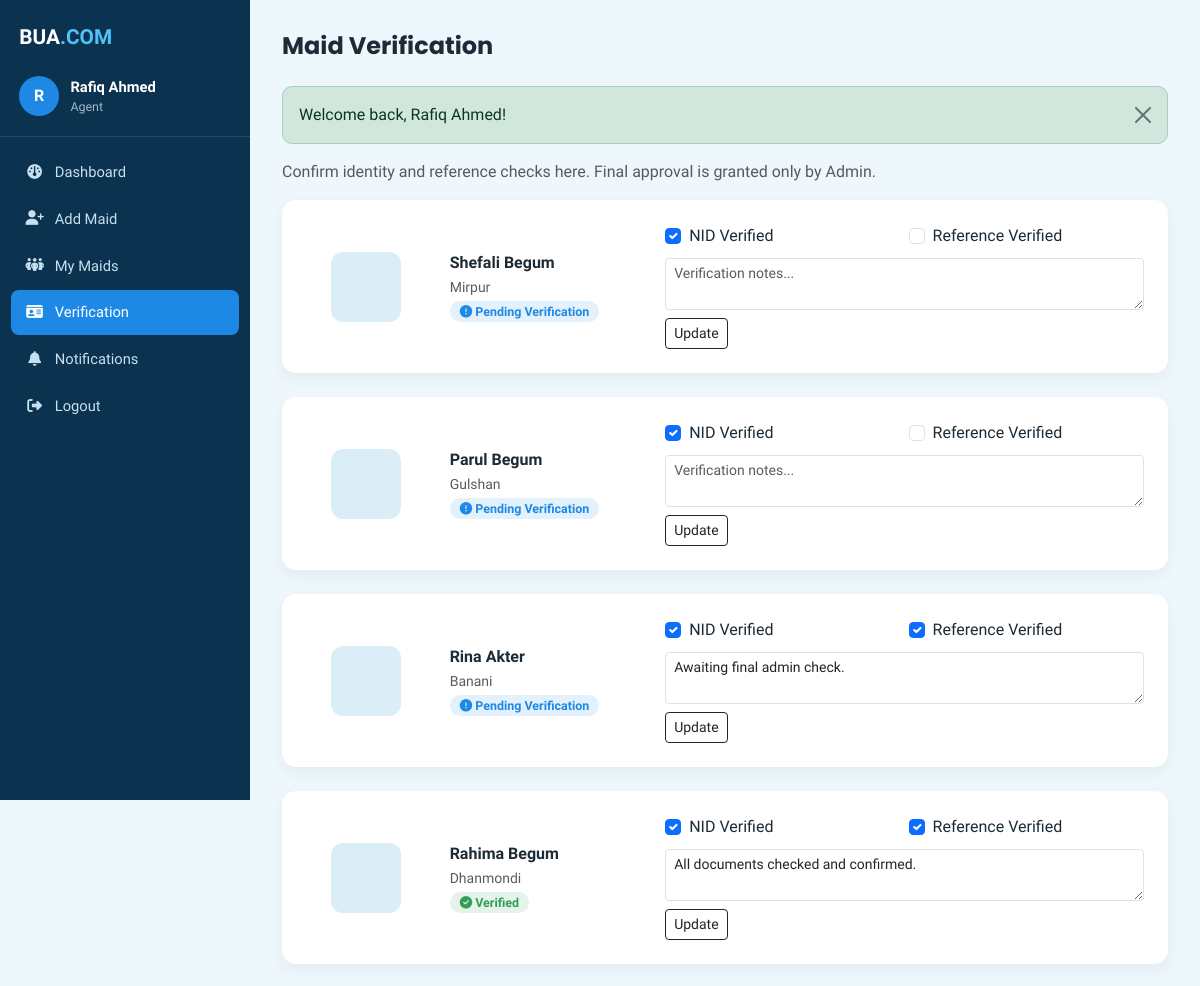
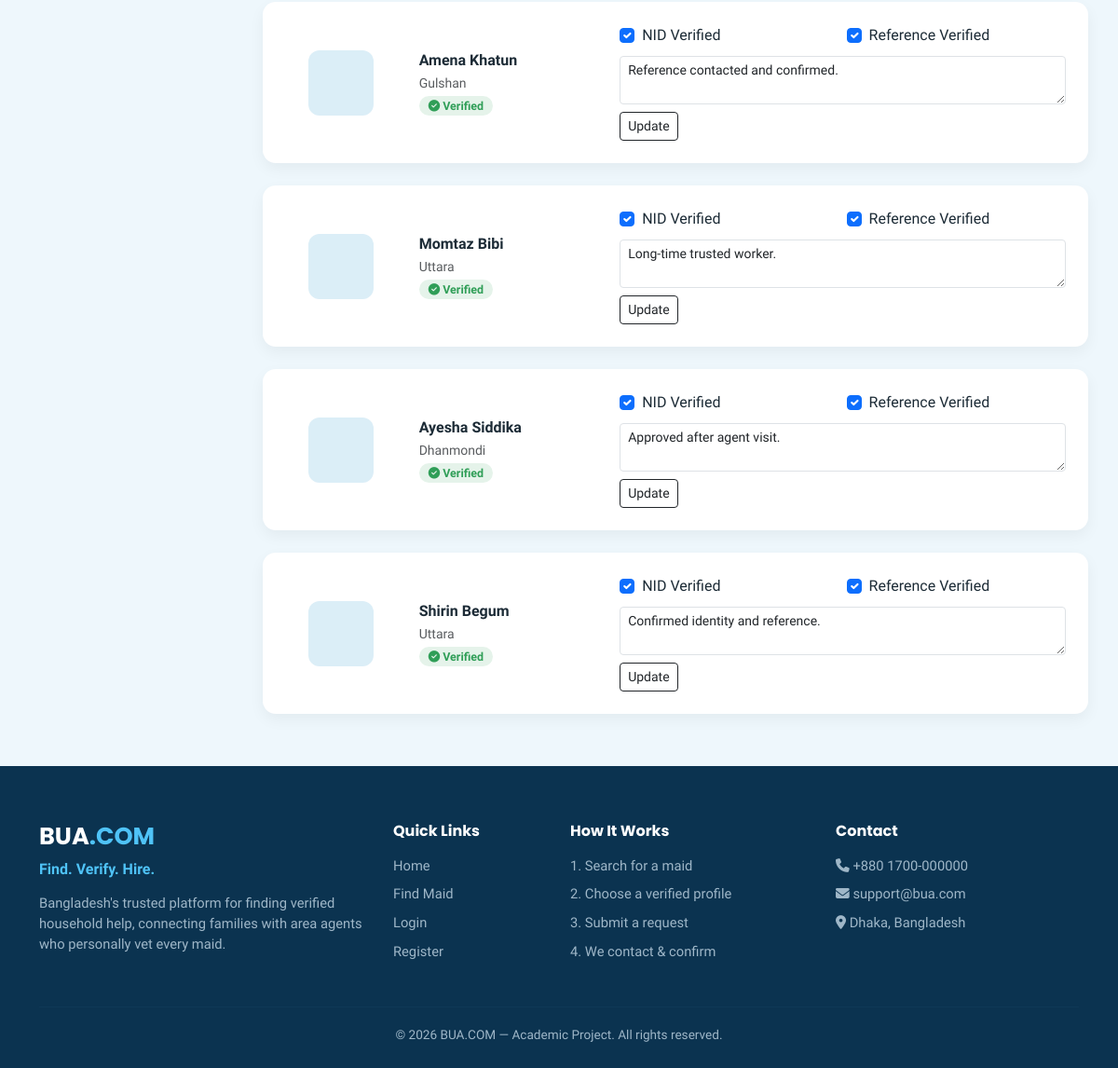
/agent/verification.php (signed in), run on the app's committed database (2 pictures, top to bottom).
### tables this page shows
CREATE TABLE maids (
    id INT AUTO_INCREMENT PRIMARY KEY,
    agent_id INT NOT NULL,
    name VARCHAR(100) NOT NULL,
    phone VARCHAR(20) NOT NULL,
    photo VARCHAR(255) DEFAULT NULL,
    area_id INT NOT NULL,
    permanent_district VARCHAR(100) DEFAULT NULL,
    experience_years INT NOT NULL DEFAULT 0,
    expected_salary DECIMAL(10,2) NOT NULL DEFAULT 0,
    working_type ENUM('full_time','part_time','live_in','hourly') NOT NULL DEFAULT 'full_time',
    preferred_time VARCHAR(100) DEFAULT NULL,
    current_households INT NOT NULL DEFAULT 0,
    availability ENUM('available','busy','unavailable') NOT NULL DEFAULT 'available',
    status ENUM('active','inactive') NOT NULL DEFAULT 'active',
    created_at TIMESTAMP DEFAULT CURRENT_TIMESTAMP,
    updated_at TIMESTAMP DEFAULT CURRENT_TIMESTAMP ON UPDATE CURRENT_TIMESTAMP,
    FOREIGN KEY (agent_id) REFERENCES users(id) ON DELETE CASCADE,
    FOREIGN KEY (area_id) REFERENCES areas(id) ON DELETE RESTRICT,
    INDEX idx_availability (availability),
    INDEX idx_area (area_id),
    INDEX idx_salary (expected_salary),
    INDEX idx_experience (experience_years)
);

CREATE TABLE areas (
    id INT AUTO_INCREMENT PRIMARY KEY,
    area_name VARCHAR(100) NOT NULL UNIQUE,
    status ENUM('active','inactive') NOT NULL DEFAULT 'active',
    created_at TIMESTAMP DEFAULT CURRENT_TIMESTAMP
);

CREATE TABLE maid_verification (
    id INT AUTO_INCREMENT PRIMARY KEY,
    maid_id INT NOT NULL UNIQUE,
    nid_verified TINYINT(1) NOT NULL DEFAULT 0,
    reference_verified TINYINT(1) NOT NULL DEFAULT 0,
    agent_verified TINYINT(1) NOT NULL DEFAULT 0,
    admin_verified TINYINT(1) NOT NULL DEFAULT 0,
    verification_status ENUM('PENDING','UNDER_REVIEW','VERIFIED','REJECTED') NOT NULL DEFAULT 'PENDING',
    verification_notes TEXT DEFAULT NULL,
    verified_by INT DEFAULT NULL,
    verified_at DATETIME DEFAULT NULL,
     
    nid_number VARCHAR(50) DEFAULT NULL,
    nid_image VARCHAR(255) DEFAULT NULL,
    created_at TIMESTAMP DEFAULT CURRENT_TIMESTAMP,
    updated_at TIMESTAMP DEFAULT CURRENT_TIMESTAMP ON UPDATE CURRENT_TIMESTAMP,
    FOREIGN KEY (maid_id) REFERENCES maids(id) ON DELETE CASCADE,
    FOREIGN KEY (verified_by) REFERENCES users(id) ON DELETE SET NULL,
    INDEX idx_status (verification_status)
);

### config/auth.php (called while the page is built, shortened)
<?php
function baseUrl(): string
{
    $scriptDir = str_replace('\\', '/', dirname($_SERVER['SCRIPT_NAME']));
    $root = preg_replace('#/(customer|agent|admin)$#', '', $scriptDir);
    return rtrim($root, '/');
}
function currentRole(): ?string
{
    return $_SESSION['role'] ?? null;
}
function currentUserName(): ?string
{
    return $_SESSION['name'] ?? null;
}

### agent/verification.php (the view, shortened to what this page needs)
<?php
require_once __DIR__ . '/../config/functions.php';
$db = Database::getConnection();
$aid = currentUserId();
$stmt = $db->prepare('
    SELECT m.id, m.name, m.photo, a.area_name, v.*
    FROM maids m
    JOIN areas a ON a.id = m.area_id
    JOIN maid_verification v ON v.maid_id = m.id
    WHERE m.agent_id = ?
    ORDER BY (v.verification_status = "VERIFIED"), v.verification_status, m.created_at DESC
');
$stmt->execute([$aid]);
$maids = $stmt->fetchAll();
$activePage = 'verification';
include __DIR__ . '/../includes/header.php';
?>
<div class="dashboard-wrapper">
    <?php include __DIR__ . '/../includes/sidebar.php'; ?>
    <main class="dashboard-main">
        <div class="dashboard-topbar"><h1>Maid Verification</h1></div>
        <?php include __DIR__ . '/../includes/alerts.php'; ?>
        <p class="text-muted">Confirm identity and reference checks here. Final approval is granted only by Admin.</p>
        <?php foreach ($maids as $m): ?>
        <div class="panel">
            <div class="row align-items-center">
                <div class="col-md-2 text-center mb-3 mb-md-0">
                    <img src="<?= maidPhotoUrl($m['photo']) ?>" style="width:70px;height:70px;object-fit:cover;border-radius:12px;">
                </div>
                <div class="col-md-3 mb-3 mb-md-0">
                    <strong><?= clean($m['name']) ?></strong><br>
                    <span class="text-muted small"><?= clean($m['area_name']) ?></span><br>
                    <?= verificationBadge($m['verification_status']) ?>
                </div>
                <div class="col-md-7">
                    <form method="post" class="row g-2 align-items-start">
                        <div class="col-6">
                            <div class="form-check">
                                <input class="form-check-input" type="checkbox" name="nid_verified" id="nid<?= $m['id'] ?>" <?= $m['nid_verified'] ? 'checked' : '' ?>>
                                <label class="form-check-label" for="nid<?= $m['id'] ?>">NID Verified</label>
                            </div>
                        </div>
                        <div class="col-6">
                            <div class="form-check">
                                <input class="form-check-input" type="checkbox" name="reference_verified" id="ref<?= $m['id'] ?>" <?= $m['reference_verified'] ? 'checked' : '' ?>>
                                <label class="form-check-label" for="ref<?= $m['id'] ?>">Reference Verified</label>
                            </div>
                        </div>
                        <div class="col-12">
                            <textarea name="verification_notes" class="form-control form-control-sm" rows="2" placeholder="Verification notes..."><?= clean($m['verification_notes'] ?? '') ?></textarea>
                        </div>
                        <div class="col-12">
                            <button type="submit" class="btn btn-sm btn-outline-dark">Update</button>
                        </div>
                    </form>
                </div>
            </div>
        </div>
        <?php endforeach; ?>
    </main>
</div>
<?php include __DIR__ . '/../includes/footer.php'; ?>

### includes/header.php (shortened to what this page needs)
<!DOCTYPE html>
<html lang="en">
<head>
<link href="https://cdnjs.cloudflare.com/ajax/libs/twitter-bootstrap/5.3.3/css/bootstrap.min.css" rel="stylesheet">
<link href="https://cdnjs.cloudflare.com/ajax/libs/font-awesome/6.5.2/css/all.min.css" rel="stylesheet">
<link rel="stylesheet" href="<?= baseUrl() ?>/assets/css/style.css">
</head>
<body>

### includes/sidebar.php (shortened to what this page needs)
<?php
$activePage = $activePage ?? '';
$role = currentRole();
function navItem(string $key, string $active, string $href, string $icon, string $label): string
{
    $isActive = $key === $active ? ' active' : '';
    return '<a href="' . $href . '" class="sidebar-link' . $isActive . '"><i class="fa-solid ' . $icon . '"></i> <span>' . $label . '</span></a>';
}
$b = baseUrl();
?>
<aside class="dashboard-sidebar">
    <div class="sidebar-brand">
        <a href="<?= $b ?>/index.php">BUA<span class="brand-accent">.COM</span></a>
    </div>
    <div class="sidebar-user">
        <div class="sidebar-avatar"><?= strtoupper(substr(currentUserName() ?? 'U', 0, 1)) ?></div>
        <div>
            <div class="sidebar-username"><?= clean(currentUserName() ?? '') ?></div>
            <div class="sidebar-role"><?= ucfirst($role ?? '') ?></div>
        </div>
    </div>
    <nav class="sidebar-nav">
    <?php if ($role === 'customer'): ?>
        <?= navItem('dashboard', $activePage, "$b/customer/dashboard.php", 'fa-gauge', 'Dashboard') ?>
        <?= navItem('search', $activePage, "$b/customer/search-maids.php", 'fa-magnifying-glass', 'Find Maid') ?>
        <?= navItem('requests', $activePage, "$b/customer/my-requests.php", 'fa-clipboard-list', 'My Requests') ?>
        <?= navItem('favorites', $activePage, "$b/customer/favorites.php", 'fa-heart', 'Favorites') ?>
        <?= navItem('notifications', $activePage, "$b/customer/notifications.php", 'fa-bell', 'Notifications') ?>
        <?= navItem('reviews', $activePage, "$b/customer/reviews.php", 'fa-star', 'Reviews') ?>
        <?= navItem('complaints', $activePage, "$b/customer/complaints.php", 'fa-triangle-exclamation', 'Complaints') ?>
        <?= navItem('profile', $activePage, "$b/customer/profile.php", 'fa-user', 'Profile') ?>
    <?php elseif ($role === 'agent'): ?>
        <?= navItem('dashboard', $activePage, "$b/agent/dashboard.php", 'fa-gauge', 'Dashboard') ?>
        <?= navItem('add-maid', $activePage, "$b/agent/add-maid.php", 'fa-user-plus', 'Add Maid') ?>
        <?= navItem('my-maids', $activePage, "$b/agent/my-maids.php", 'fa-people-group', 'My Maids') ?>
        <?= navItem('verification', $activePage, "$b/agent/verification.php", 'fa-id-card', 'Verification') ?>
        <?= navItem('notifications', $activePage, "$b/agent/notifications.php", 'fa-bell', 'Notifications') ?>
    <?php endif; ?>
        <a href="<?= $b ?>/logout.php" class="sidebar-link sidebar-logout"><i class="fa-solid fa-right-from-bracket"></i> <span>Logout</span></a>
    </nav>
</aside>

### includes/alerts.php
<?php foreach (getFlashes() as $f): ?>
    <div class="alert alert-<?= clean($f['type']) ?> alert-dismissible fade show bua-alert" role="alert">
        <?= clean($f['message']) ?>
        <button type="button" class="btn-close" data-bs-dismiss="alert" aria-label="Close"></button>
    </div>
<?php endforeach; ?>

### config/functions.php (shortened to what this page needs)
<?php
require_once __DIR__ . '/auth.php';
function clean(?string $value): string
{
    return htmlspecialchars(trim($value ?? ''), ENT_QUOTES, 'UTF-8');
}
function getFlashes(): array
{
    $flashes = $_SESSION['flash'] ?? [];
    return $flashes;
}
function verificationBadge(string $status): string
{
    if ($status === 'VERIFIED') {
        return '<span class="badge-verified"><i class="fa-solid fa-circle-check"></i> Verified</span>';
    }
    return '<span class="badge-pending"><i class="fa-solid fa-circle-exclamation"></i> Pending Verification</span>';
}
function maidPhotoUrl(?string $photo): string
{
    if (empty($photo)) {
        return baseUrl() . '/assets/images/default-maid.png';
    }
    return baseUrl() . '/assets/uploads/maids/' . rawurlencode($photo);
}

### includes/footer.php (shortened to what this page needs)
    <footer class="site-footer">
        <div class="container">
            <div class="row g-4">
                <div class="col-lg-4">
                    <h3 class="footer-brand">BUA<span>.COM</span></h3>
                    <p class="footer-tagline">Find. Verify. Hire.</p>
                    <p class="footer-text">Bangladesh's trusted platform for finding verified household help, connecting families with area agents who personally vet every maid.</p>
                </div>
                <div class="col-lg-2 col-6">
                    <h5>Quick Links</h5>
                    <ul class="footer-links">
                        <li><a href="<?= baseUrl() ?>/index.php">Home</a></li>
                        <li><a href="<?= baseUrl() ?>/customer/search-maids.php">Find Maid</a></li>
                        <li><a href="<?= baseUrl() ?>/login.php">Login</a></li>
                        <li><a href="<?= baseUrl() ?>/register.php">Register</a></li>
                    </ul>
                </div>
                <div class="col-lg-3 col-6">
                    <h5>How It Works</h5>
                    <ul class="footer-links">
                        <li>1. Search for a maid</li>
                        <li>2. Choose a verified profile</li>
                        <li>3. Submit a request</li>
                        <li>4. We contact & confirm</li>
                    </ul>
                </div>
                <div class="col-lg-3">
                    <h5>Contact</h5>
                    <ul class="footer-links">
                        <li><i class="fa-solid fa-phone"></i> +880 1700-000000</li>
                        <li><i class="fa-solid fa-envelope"></i> support@bua.com</li>
                        <li><i class="fa-solid fa-location-dot"></i> Dhaka, Bangladesh</li>
                    </ul>
                </div>
            </div>
            <hr>
            <p class="footer-bottom">&copy; <?= date('Y') ?> BUA.COM — Academic Project. All rights reserved.</p>
        </div>
    </footer>
</body>
</html>

### assets/css/style.css (style rules this page uses)
:root { --bua-dark: #0b3350; --bua-dark-2: #124267; --bua-accent: #1e88e5; --bua-accent-2: #4fc3f7; --bua-cream: #eef7fc; --bua-tan: #cfe9f5; --bua-text-muted: #9fb7c8; --bua-success: #2f9e57; --bua-radius: 14px; }
* { box-sizing: border-box; }
body { font-family: 'Hind Siliguri', 'Poppins', sans-serif; background: var(--bua-cream); color: #1c2b36; }
h1, h2, h3, h4, h5, .brand-font { font-family: 'Poppins', sans-serif; font-weight: 700; }
a { text-decoration: none; }
.brand-accent { color: var(--bua-accent-2); }
.badge-verified { background: rgba(47,158,87,.12); color: var(--bua-success); padding: 3px 10px; border-radius: 20px; font-size: .78rem; font-weight: 600; }
.badge-pending { background: rgba(30,136,229,.12); color: var(--bua-accent); padding: 3px 10px; border-radius: 20px; font-size: .78rem; font-weight: 600; }
.site-footer { background: var(--bua-dark); color: var(--bua-text-muted); padding: 60px 0 25px; }
.footer-brand { color: #fff; font-size: 1.6rem; }
.footer-brand span { color: var(--bua-accent-2); }
.footer-tagline { color: var(--bua-accent-2); font-weight: 600; margin-bottom: .8rem; }
.footer-text { font-size: .92rem; }
.site-footer h5 { color: #fff; font-size: 1rem; margin-bottom: 1rem; }
.footer-links { list-style: none; padding: 0; font-size: .92rem; }
.footer-links li { margin-bottom: .55rem; }
.footer-links a { color: var(--bua-text-muted); }
.site-footer hr { border-color: #1c4a68; margin: 2rem 0 1.2rem; }
.footer-bottom { font-size: .85rem; text-align: center; margin: 0; }
.dashboard-wrapper { display: flex; min-height: 100vh; background: #eef7fc; }
.dashboard-sidebar { width: 250px; flex-shrink: 0; background: var(--bua-dark); color: #fff; display: flex; flex-direction: column; position: sticky; top: 0; height: 100vh; }
.sidebar-brand { padding: 1.4rem 1.2rem; font-weight: 800; font-size: 1.3rem; }
.sidebar-brand a { color: #fff; }
.sidebar-user { display: flex; align-items: center; gap: .7rem; padding: 0 1.2rem 1.2rem; border-bottom: 1px solid #1c4a68; margin-bottom: .8rem; }
.sidebar-avatar { width: 40px; height: 40px; border-radius: 50%; background: var(--bua-accent); display: flex; align-items: center; justify-content: center; font-weight: 700; }
.sidebar-username { font-weight: 600; font-size: .92rem; }
.sidebar-role { font-size: .78rem; color: var(--bua-text-muted); text-transform: capitalize; }
.sidebar-nav { display: flex; flex-direction: column; padding: 0 .7rem; overflow-y: auto; }
.sidebar-link { color: #c7e0ef; padding: .7rem .9rem; border-radius: 8px; display: flex; align-items: center; gap: .7rem; font-size: .92rem; margin-bottom: .15rem; }
.sidebar-link i { width: 18px; text-align: center; }
.sidebar-link.active { background: var(--bua-accent); color: #fff; }
.sidebar-logout { margin-top: auto; }
.dashboard-main { flex: 1; padding: 2rem; max-width: 100%; overflow-x: hidden; }
.dashboard-topbar { display: flex; justify-content: space-between; align-items: center; margin-bottom: 1.6rem; }
.dashboard-topbar h1 { font-size: 1.5rem; margin: 0; }
.panel { background: #fff; border-radius: var(--bua-radius); padding: 1.5rem; box-shadow: 0 6px 16px rgba(0,0,0,.05); margin-bottom: 1.5rem; }
.bua-alert { border-radius: 10px; }

### data on the page
maids: name "Shefali Begum", area.area_name "Mirpur"
maid_verification: nid_verified "☑"
maids: name "Parul Begum", area.area_name "Gulshan"
maid_verification: nid_verified "☑"
maids: name "Rina Akter", area.area_name "Banani", verification_notes "Awaiting final admin check."
maid_verification: nid_verified "☑", reference_verified "☑"
maids: name "Rahima Begum", area.area_name "Dhanmondi", shows "Verified", verification_notes "All documents checked and confirmed."
maid_verification: nid_verified "☑", reference_verified "☑"
maids: name "Amena Khatun", area.area_name "Gulshan", shows "Verified", verification_notes "Reference contacted and confirmed."
maid_verification: nid_verified "☑", reference_verified "☑"
maids: name "Momtaz Bibi", area.area_name "Uttara", shows "Verified", verification_notes "Long-time trusted worker."
maid_verification: nid_verified "☑", reference_verified "☑"
maids: name "Ayesha Siddika", area.area_name "Dhanmondi", shows "Verified", verification_notes "Approved after agent visit."
maid_verification: nid_verified "☑", reference_verified "☑"
maids: name "Shirin Begum", area.area_name "Uttara", shows "Verified", verification_notes "Confirmed identity and reference."
maid_verification: nid_verified "☑", reference_verified "☑"

### other printed values
substr(currentUserName() ?? 'U', 0, 1) "R"
currentUserName() "Rafiq Ahmed"
$role "Agent"
$label "Dashboard Add Maid My Maids Verification Notifications"
$f['message'] "Welcome back, Rafiq Ahmed!"
